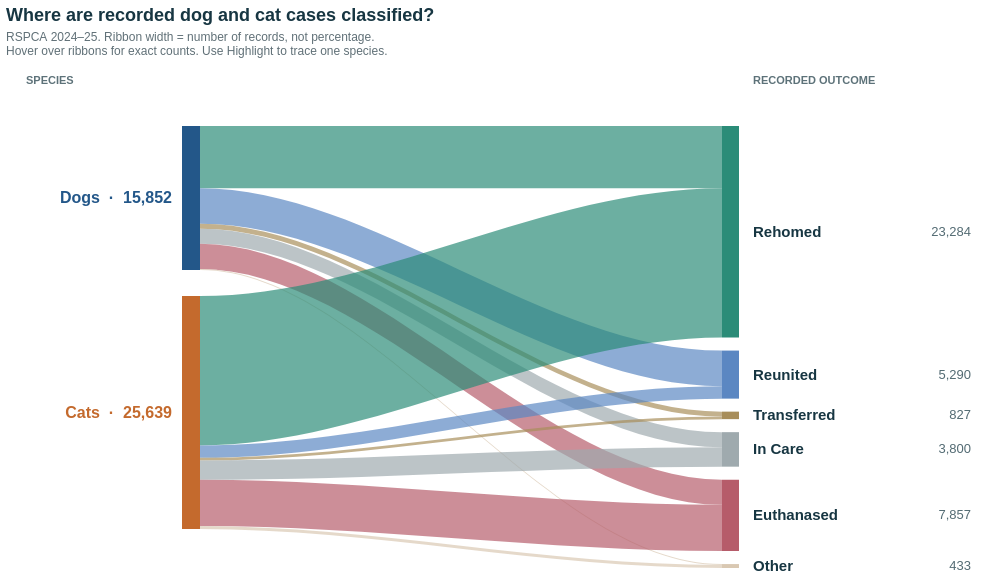

Here is the Vega-Lite specification saved for this chart:
### Vega specification from a JSON file in a GitHub repository (floating-point values rounded to 4 significant figures)
{"$schema": "https://vega.github.io/schema/vega/v5.json", "description": "Proportional Sankey from animal species to RSPCA 2024–25 recorded outcome classifications; In Care is not a final disposition.", "width": 990, "height": 505, "padding": {"left": 6, "right": 8, "top": 7, "bottom": 8}, "background": "#ffffff", "title": {"text": "Where are recorded dog and cat cases classified?", "subtitle": ["RSPCA 2024–25. Ribbon width = number of records, not percentage.", "Hover over ribbons for exact counts. Use Highlight to trace one species."], "anchor": "start", "font": "Helvetica, Arial, sans-serif", "fontSize": 18, "fontWeight": "bold", "color": "#173642", "subtitleFont": "Helvetica, Arial, sans-serif", "subtitleFontSize": 12, "subtitleColor": "#607077", "subtitlePadding": 7, "offset": 12}, "signals": [{"name": "focusSpecies", "value": "All", "bind": {"input": "select", "options": ["All", "Dog", "Cat"], "labels": ["Both species", "Dogs", "Cats"], "name": "Highlight: "}}], "data": [{"name": "flows", "values": [{"source": "Dog", "target": "Rehomed", "count": 6839, "path": "M 194,57.000 C 366,57.000 538,57.000 716,57.000 L 716,119.141 C 538,119.141 366,119.141 194,119.141 Z", "share": 0.4314, "color": "#2B8C78"}, {"source": "Dog", "target": "Reunited", "count": 3930, "path": "M 194,119.141 C 366,119.141 538,281.566 716,281.566 L 716,317.275 C 538,317.275 366,154.850 194,154.850 Z", "share": 0.2479, "color": "#5B87C2"}, {"source": "Dog", "target": "Transferred", "count": 529, "path": "M 194,154.850 C 366,154.850 538,342.632 716,342.632 L 716,347.439 C 538,347.439 366,159.657 194,159.657 Z", "share": 0.03337, "color": "#A88E5A"}, {"source": "Dog", "target": "In Care", "count": 1672, "path": "M 194,159.657 C 366,159.657 538,363.147 716,363.147 L 716,378.339 C 538,378.339 366,174.849 194,174.849 Z", "share": 0.1055, "color": "#9FAAAE"}, {"source": "Dog", "target": "Euthanased", "count": 2768, "path": "M 194,174.849 C 366,174.849 538,410.675 716,410.675 L 716,435.825 C 538,435.825 366,200.000 194,200.000 Z", "share": 0.1746, "color": "#B65C6A"}, {"source": "Dog", "target": "Other", "count": 114, "path": "M 194,200.000 C 366,200.000 538,495.066 716,495.066 L 716,496.101 C 538,496.101 366,201.036 194,201.036 Z", "share": 0.007192, "color": "#D9C8B2"}, {"source": "Cat", "target": "Rehomed", "count": 16445, "path": "M 194,227.036 C 366,227.036 538,119.141 716,119.141 L 716,268.566 C 538,268.566 366,376.460 194,376.460 Z", "share": 0.6414, "color": "#2B8C78"}, {"source": "Cat", "target": "Reunited", "count": 1360, "path": "M 194,376.460 C 366,376.460 538,317.275 716,317.275 L 716,329.632 C 538,329.632 366,388.818 194,388.818 Z", "share": 0.05304, "color": "#5B87C2"}, {"source": "Cat", "target": "Transferred", "count": 298, "path": "M 194,388.818 C 366,388.818 538,347.439 716,347.439 L 716,350.147 C 538,350.147 366,391.526 194,391.526 Z", "share": 0.01162, "color": "#A88E5A"}, {"source": "Cat", "target": "In Care", "count": 2128, "path": "M 194,391.526 C 366,391.526 538,378.339 716,378.339 L 716,397.675 C 538,397.675 366,410.861 194,410.861 Z", "share": 0.083, "color": "#9FAAAE"}, {"source": "Cat", "target": "Euthanased", "count": 5089, "path": "M 194,410.861 C 366,410.861 538,435.825 716,435.825 L 716,482.066 C 538,482.066 366,457.101 194,457.101 Z", "share": 0.1985, "color": "#B65C6A"}, {"source": "Cat", "target": "Other", "count": 319, "path": "M 194,457.101 C 366,457.101 538,496.101 716,496.101 L 716,499.000 C 538,499.000 366,460.000 194,460.000 Z", "share": 0.01244, "color": "#D9C8B2"}]}, {"name": "sources", "values": [{"name": "Dog", "label": "Dogs  ·  15,852", "count": 15852, "y0": 57.0, "y1": 201.0, "mid": 129.0, "color": "#235789"}, {"name": "Cat", "label": "Cats  ·  25,639", "count": 25639, "y0": 227.0, "y1": 460.0, "mid": 343.5, "color": "#C46A2D"}]}, {"name": "targets", "values": [{"name": "Rehomed", "label": "Rehomed", "value": "23,284", "count": 23284, "y0": 57.0, "y1": 268.6, "mid": 162.8, "color": "#2B8C78"}, {"name": "Reunited", "label": "Reunited", "value": "5,290", "count": 5290, "y0": 281.6, "y1": 329.6, "mid": 305.6, "color": "#5B87C2"}, {"name": "Transferred", "label": "Transferred", "value": "827", "count": 827, "y0": 342.6, "y1": 350.1, "mid": 346.4, "color": "#A88E5A"}, {"name": "In Care", "label": "In Care", "value": "3,800", "count": 3800, "y0": 363.1, "y1": 397.7, "mid": 380.4, "color": "#9FAAAE"}, {"name": "Euthanased", "label": "Euthanased", "value": "7,857", "count": 7857, "y0": 410.7, "y1": 482.1, "mid": 446.4, "color": "#B65C6A"}, {"name": "Other", "label": "Other", "value": "433", "count": 433, "y0": 495.1, "y1": 499.0, "mid": 497.0, "color": "#D9C8B2"}]}], "marks": [{"type": "path", "name": "outcomeRibbons", "from": {"data": "flows"}, "encode": {"enter": {"path": {"field": "path"}, "fill": {"field": "color"}, "tooltip": {"signal": "datum.source + ' → ' + datum.target + ': ' + format(datum.count, ',') + ' records (' + format(datum.share, '.1%') + ' of that species)'"}}, "update": {"fillOpacity": {"signal": "focusSpecies === 'All' || datum.source === focusSpecies ? 0.69 : 0.055"}}}}, {"type": "rect", "name": "speciesNodes", "from": {"data": "sources"}, "encode": {"enter": {"x": {"value": 176}, "x2": {"value": 194}, "y": {"field": "y0"}, "y2": {"field": "y1"}, "fill": {"field": "color"}, "tooltip": {"signal": "datum.name + ': ' + format(datum.count, ',') + ' recorded outcomes'"}}, "update": {"fillOpacity": {"signal": "focusSpecies === 'All' || datum.name === focusSpecies ? 1 : 0.25"}}}}, {"type": "rect", "name": "outcomeNodes", "from": {"data": "targets"}, "encode": {"enter": {"x": {"value": 716}, "x2": {"value": 733}, "y": {"field": "y0"}, "y2": {"field": "y1"}, "fill": {"field": "color"}, "tooltip": {"signal": "datum.name + ': ' + format(datum.count, ',') + ' records across both species'"}}}}, {"type": "text", "name": "sourceLabels", "from": {"data": "sources"}, "encode": {"enter": {"x": {"value": 166}, "y": {"field": "mid"}, "align": {"value": "right"}, "baseline": {"value": "middle"}, "text": {"field": "label"}, "font": {"value": "Helvetica, Arial, sans-serif"}, "fontSize": {"value": 16}, "fontWeight": {"value": "bold"}, "fill": {"field": "color"}}}}, {"type": "text", "name": "outcomeLabels", "from": {"data": "targets"}, "encode": {"enter": {"x": {"value": 747}, "y": {"field": "mid"}, "align": {"value": "left"}, "baseline": {"value": "middle"}, "text": {"field": "label"}, "font": {"value": "Helvetica, Arial, sans-serif"}, "fontSize": {"value": 15}, "fontWeight": {"value": "bold"}, "fill": {"value": "#173642"}}}}, {"type": "text", "name": "outcomeCounts", "from": {"data": "targets"}, "encode": {"enter": {"x": {"value": 965}, "y": {"field": "mid"}, "align": {"value": "right"}, "baseline": {"value": "middle"}, "text": {"field": "value"}, "font": {"value": "Helvetica, Arial, sans-serif"}, "fontSize": {"value": 13}, "fill": {"value": "#536b73"}}}}, {"type": "text", "name": "leftColumnHeader", "encode": {"enter": {"x": {"value": 20}, "y": {"value": 15}, "text": {"value": "SPECIES"}, "font": {"value": "Helvetica, Arial, sans-serif"}, "fontSize": {"value": 11}, "fontWeight": {"value": "bold"}, "fill": {"value": "#5d7279"}}}}, {"type": "text", "name": "rightColumnHeader", "encode": {"enter": {"x": {"value": 747}, "y": {"value": 15}, "text": {"value": "RECORDED OUTCOME"}, "font": {"value": "Helvetica, Arial, sans-serif"}, "fontSize": {"value": 11}, "fontWeight": {"value": "bold"}, "fill": {"value": "#5d7279"}}}}], "config": {"text": {"font": "Helvetica, Arial, sans-serif"}}}
